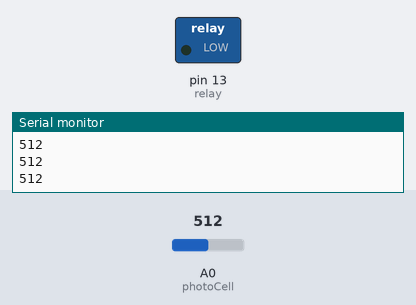
A sketch run on a simulated Arduino Uno, built with avr-gcc and run on an emulated ATmega328P. Parts: switched loads named in the sketch (green lamp = pin HIGH), the last lines printed to the serial monitor. Inputs (shaded band) come from the test bench; at power-on: A0 (photoCell) = 512.

Above: at 1.2 s.
1.3 s: A0 (photoCell) set to 768
2.8 s: A0 (photoCell) set to 794
At 3.1 s:
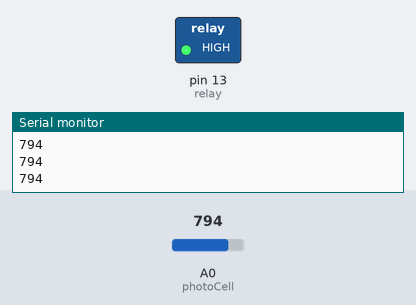
4.3 s: A0 (photoCell) set to 770
At 5.5 s:
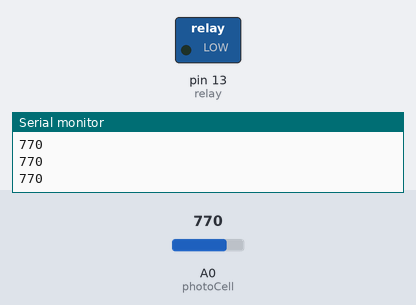
5.8 s: A0 (photoCell) set to 790
At 6.9 s:
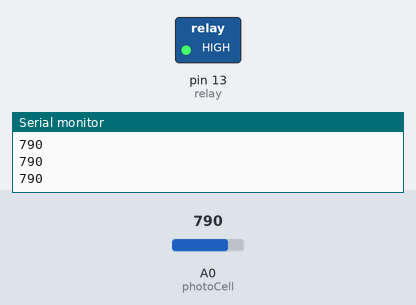
Timing chart, 0 to 8.3 s (numbered marks = the images above; inputs shaded):
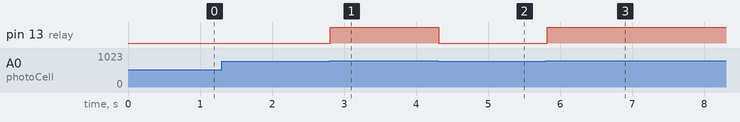

The sketch:

control_relay_with_photocell.ino
```cpp
#define photoCell A0
#define relay 13
#define threshold 780

int analogVal=0;

void setup() {
  // put your setup code here, to run once:
  Serial.begin(9600);
  pinMode(relay,OUTPUT);
}

void loop() {
  // put your main code here, to run repeatedly:
  analogVal=analogRead(photoCell);
  Serial.println(analogVal);

  if(analogVal > threshold){
    digitalWrite(relay,HIGH);
  }else {
    digitalWrite(relay,LOW);
  }
  delay(100);
}
```

Measured:
- the behaviour switches between 780 and 781 on A0 (photoCell) (found by bisection; images 0 and 1)
- after the input at 2.8 s, pin 13 (relay): LOW → HIGH at once
- after the input at 4.3 s, pin 13 (relay): HIGH → LOW at once
- after the input at 5.8 s, pin 13 (relay): LOW → HIGH at once
